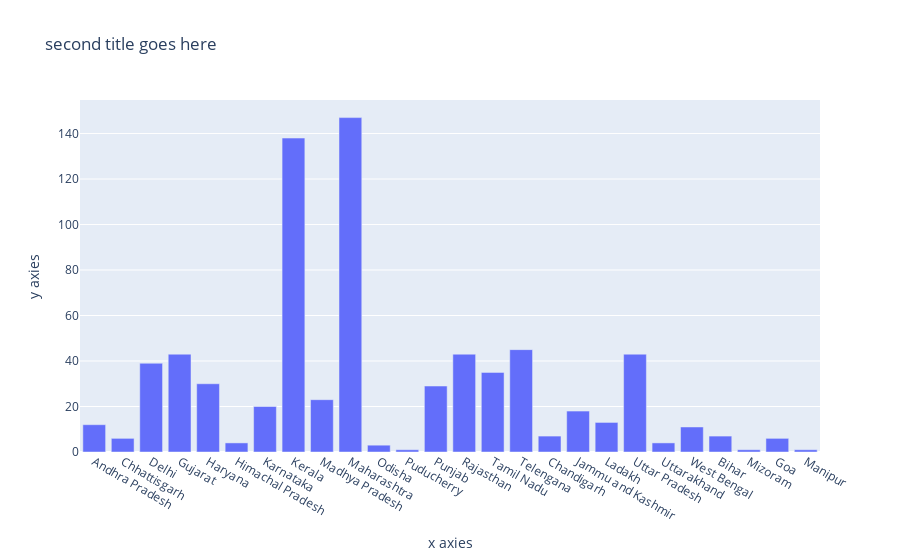

Notebook code cell kept with this figure:
### Code cell
### For MATPLOTLIB LIBRARY 

fig=plt.figure(figsize=(15,8),dpi=150)
axes=fig.add_axes([0,0,1,1])
axes.bar(df['Name of State / UT'],df['Total Cases'])

axes.set_xlabel("X label goes here ")
axes.set_ylabel("Y label goes here ")

axes.set_title("Title goes here ")
plt.show()


### For PLOTLY

fig=go.Figure()
fig.add_trace(go.Bar(x=df['Name of State / UT'],y=df['Total Cases']))
fig.update_layout(title="second title goes here",xaxis=dict(title="x axies"),yaxis=dict(title="y axies"))

### Figure 1 — Plotly figure (JSON) as saved in the notebook; plotly's stock layout.template omitted (floating-point values rounded to 4 significant figures)
{"data": [{"type": "bar", "x": ["Andhra Pradesh", "Chhattisgarh", "Delhi", "Gujarat", "Haryana", "Himachal Pradesh", "Karnataka", "Kerala", "Madhya Pradesh", "Maharashtra", "Odisha", "Puducherry", "Punjab", "Rajasthan", "Tamil Nadu", "Telengana", "Chandigarh", "Jammu and Kashmir", "Ladakh", "Uttar Pradesh", "Uttarakhand", "West Bengal", "Bihar", "Mizoram", "Goa", "Manipur"], "y": [12, 6, 39, 43, 30, 4, 20, 138, 23, 147, 3, 1, 29, 43, 35, 45, 7, 18, 13, 43, 4, 11, 7, 1, 6, 1]}], "layout": {"title": {"text": "second title goes here"}, "xaxis": {"title": {"text": "x axies"}}, "yaxis": {"title": {"text": "y axies"}}}}
